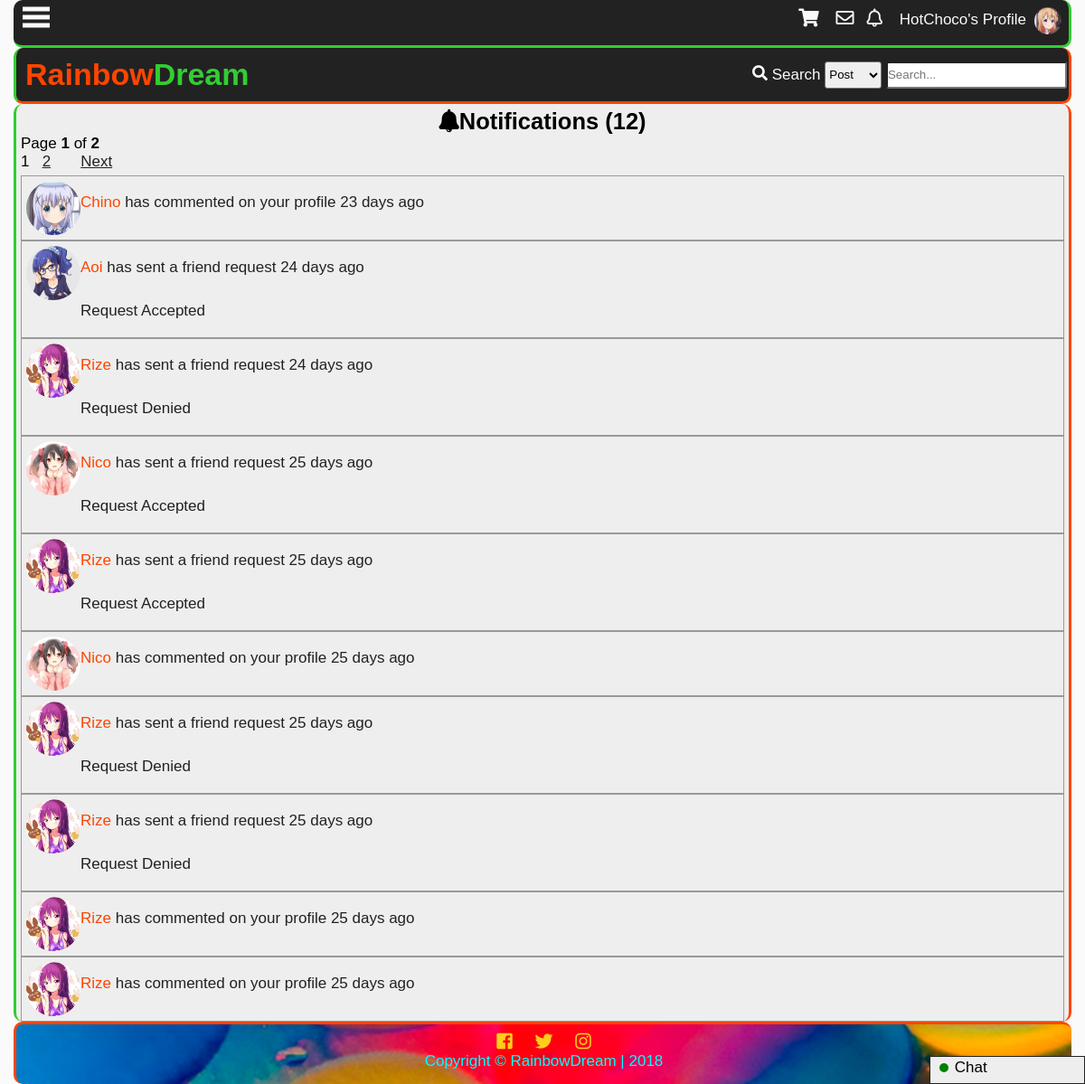
/notification.php (signed in), run on the app's committed database.
### tables this page shows
CREATE TABLE `tbluser` (
  `userid` int(11) NOT NULL,
  `username` varchar(100) NOT NULL,
  `password` varchar(100) NOT NULL,
  `firstname` varchar(100) NOT NULL,
  `middlename` varchar(100) NOT NULL,
  `lastname` varchar(100) NOT NULL,
  `birthday` varchar(20) NOT NULL,
  `datecreated` timestamp NOT NULL DEFAULT '0000-00-00 00:00:00',
  `email` varchar(100) NOT NULL,
  `website` varchar(255) NOT NULL,
  `location` varchar(255) NOT NULL,
  `usertypeid` int(11) NOT NULL,
  `access` int(11) NOT NULL,
  `imgname` varchar(100) NOT NULL,
  `imgtype` varchar(100) NOT NULL,
  `imgpath` varchar(200) NOT NULL,
  `bio` text NOT NULL,
  `is_show_email` tinyint(1) NOT NULL,
  `gender` int(11) NOT NULL,
  `lastupdate` timestamp NOT NULL DEFAULT '0000-00-00 00:00:00',
  `lastonline` timestamp NOT NULL DEFAULT '0000-00-00 00:00:00',
  `profileviews` int(11) NOT NULL
);

CREATE TABLE `tblnotif` (
  `notifid` int(11) NOT NULL,
  `userid` int(11) NOT NULL,
  `receiverid` int(11) NOT NULL,
  `notifdate` datetime DEFAULT NULL,
  `checked` int(11) NOT NULL,
  `notiftype` int(11) NOT NULL,
  `details` int(11) NOT NULL,
  `details2` int(11) NOT NULL
);

### notification.php (the view, shortened to what this page needs)
<?php
include'functions.php';
chattab();
?>
<!DOCTYPE html>
<html lang="en">
<head>
    <link rel="stylesheet" href="css/style.css">
  	<link rel="stylesheet" href="css/fontawesome-all.css">
</head>
<body>
	<div class="main-container">
	<?php
		addheader();
	?>
		<div class="other-content">
<?php
$id=$_SESSION['id'];
$sql="SELECT notifid FROM tblnotif WHERE receiverid='$id'";
$result=$conn->query($sql);
$rows=$result->num_rows;
$page_rows = 10;
	$last = ceil($rows/$page_rows);
	$pagenum = 1;
	$limit = 'LIMIT ' .($pagenum - 1) * $page_rows .',' .$page_rows;
	$textline1 = "<i class='fas fa-bell'></i>Notifications (<b>$rows</b>)";
	$textline2 = "Page <b>$pagenum</b> of <b>$last</b>";
	$paginationCtrls = '';
	if($last != 1){
	    $paginationCtrls .= ''.$pagenum.' &nbsp; ';
	    for($i = $pagenum+1; $i <= $last; $i++){
			$paginationCtrls .= '<a href="'.$_SERVER['PHP_SELF'].'?pn='.$i.'">'.$i.'</a> &nbsp; ';
		}
		if ($pagenum != $last) {
	        $next = $pagenum + 1;
	        $paginationCtrls .= ' &nbsp; &nbsp; <a href="'.$_SERVER['PHP_SELF'].'?pn='.$next.'">Next</a> ';
	    }
	}
	echo'<h2>  '.$textline1.'</h2>
	<p>  '.$textline2.' </p>
	<div id="pagination_controls"> '.$paginationCtrls.'</div>';
$sql="SELECT notifid,username,imgpath,receiverid,notifdate,notiftype,details,details2 FROM tblnotif
LEFT JOIN tbluser
ON tblnotif.userid=tbluser.userid
WHERE receiverid='$id'
ORDER BY notifid DESC $limit";
$result=$conn->query($sql);
echo '<ul id="notiflist">';
while($rows=$result->fetch_object())
{
$nid=$rows->notifid;
$uname=$rows->username;
$type=$rows->notiftype;
$date=time_elapsed_string($rows->notifdate);
$details=$rows->details;
$details2=$rows->details2;
$imgpath=$rows->imgpath;
if($type==1){
	echo'<li><div class="comment-tn">
				<img src="'.$imgpath.'">
			</div><a class="n1" href="profile.php?name='.$uname.'">'.$uname.'</a> <a class="n2" href="profile.php?name='.$_SESSION['name'].'#comment'.$details.'"> has commented on your profile '.$date.'</a></li>';
} else if($type==2){
	if ($details2==1){
	echo'<li><div class="comment-tn">
				<img src="'.$imgpath.'">
			</div>
			 <a class="n1" href="profile.php?name='.$uname.'">'.$uname.'</a> has sent a friend request '.$date.'<br>
		<div id="fr-'.$nid.'"><a class="fr-yes" onclick="friendyesb(this)" value="'.$nid.'">Yes</a> <a class="fr-no" onclick="friendnob(this)" value="'.$nid.'">No</a>
		</div>
		</li>';
	} else if($details2==2){
		echo'<li><div class="comment-tn">
				<img src="'.$imgpath.'">
			</div>
			 <a class="n1" href="profile.php?name='.$uname.'">'.$uname.'</a> has sent a friend request '.$date.'<br>
		<div id="fr-'.$nid.'">
			Request Accepted
		</div>
		</li>';
	} else if($details2==3){
		echo'<li><div class="comment-tn">
				<img src="'.$imgpath.'">
			</div>
			 <a class="n1" href="profile.php?name='.$uname.'">'.$uname.'</a> has sent a friend request '.$date.'<br>
		<div id="fr-'.$nid.'">
			Request Denied
		</div>
		</li>';
	}
}else if ($type==3){
	echo'<li><i class="fas fa-ban banned"></i> Sorry, your profile picture has been removed.<br>
	Please read the rules and guidelines.</li>';
}
}
echo '</ul>';
?>
		</div>
		<?php
			addfooter();
		?>
	</div>
</body>
</html>

### functions.php (shortened to what this page needs)
<?php
function addheader(){
	echo'<header id="main-header">
			<div class="grid-header">
				<div class="box1">
					<h1 id="header-text"><a href="index.php"><span id="first-text">Rainbow</span><span id="second-text">Dream</span></a></h1>
				</div>
				<div class="box2">';
						search_function();
				echo'</div>
				<div class="modal2">
				</div>
				<div id="search-dropdown">
				</div>
			</div>
		</header>
		<div class="subheader">
			<div class="subgrid">
				<div class="svg">
					<p class="open-slide" onclick="openSlideMenu()">
						<svg width="30" height="30">
							<path d="M0,5 30,5" stroke="#fafafa" stroke-width="5"/>
							<path d="M0,14 30,14" stroke="#fafafa" stroke-width="5"/>
							<path d="M0,23 30,23" stroke="#fafafa" stroke-width="5"/>
						</svg>
					</p>
				</div>
				<div class="profile-grid">';
						session_button();
				echo'</div>
			</div>
		</div>
	';
}
function addfooter(){
	echo'<footer id="main-footer">
			<div class="container">
				<a target="_blank" title="Like us on Facebook" href="https://www.facebook.com/"><i class="fab fa-facebook-square"></i></a>
				<a target="_blank" title="Follow us on Twitter" href="https://twitter.com/"><i class="fab fa-twitter"></i></a>
				<a target="_blank" title="Follow us on Instagram" href="https://www.instagram.com/?hl=ens"><i class="fab fa-instagram"></i></a>
				<p>Copyright &copy; <span id="company">RainbowDream</span> | 2018</p>
			</div>
		</footer>';
}
function time_elapsed_string($datetime, $full = false) {
    $now = new DateTime;
    $ago = new DateTime($datetime);
    $diff = $now->diff($ago);
    $string = array(
        'y' => 'year',
        'm' => 'month',
        'd' => 'day',
        'h' => 'hour',
        'i' => 'minute',
        's' => 'second',
    );
    foreach ($string as $k => &$v) {
        if ($diff->$k) {
            $v = $diff->$k . ' ' . $v . ($diff->$k > 1 ? 's' : '');
        } else {
            unset($string[$k]);
        }
    }
    if (!$full) $string = array_slice($string, 0, 1);
    return $string ? implode(', ', $string) . ' ago' : 'just now';
}
function session_button(){
	$conn = mysqli_connect ("localhost", "root", "", "itsproject");
	if(isset($_SESSION['id'])){
	$id=$_SESSION['id'];
		$sql="SELECT imgpath FROM tbluser WHERE userid=".$id."";
		$result=$conn->query($sql);
		$row=$result->fetch_object();
		$tn_image=$row->imgpath;
echo'<i class="fas fa-shopping-cart button" onclick="showCartPanel()"></i>
	<div id="cart-panel">
		<h1>Shopping Cart</h1>
	</div>
	<div id="cart-modal" onclick="hideCartPanel()"></div>';
$sql="SELECT pmid FROM tblpm WHERE receiverid='$id' AND checked=0 GROUP BY senderid";
$result=$conn->query($sql);
$count=$result->num_rows;
		echo'<a class="button" title="Check your messages" href="inbox.php?name='.$_SESSION["name"].'"><i class="far fa-envelope"></i><span id="pmnum">'.$count.'</span></a>';
$sql="SELECT notifid FROM tblnotif
	WHERE receiverid='$id' and checked=0
	";
$result=$conn->query($sql);
$count=$result->num_rows;
		echo'<a class="button" id="notifbtn" title="Check your notifications" onclick="toggleNotif()""><i class="far fa-bell"></i><span id="notifnum">'.$count.'</span></a>
		<a class="button" href=profile.php?name='.$_SESSION['name'].'>
		'.$_SESSION["name"].'\'s Profile<div class="top-tn"><img src="'.$tn_image.'""></div></a>';
	}else{
		echo'<a href ="register.php" class="button"><i class="fas fa-pencil-alt"></i></i>Sign Up</a>
		<a id="modalBtn" class="button"><i class="fas fa-sign-in-alt"></i>Login</a>';
	}
}
function search_function(){
	echo'
		<form action="search.php" method="get">
			<i class="fas fa-search"></i>
			<label>Search</label>
			<select name="criteria" id="criteria">
				<option value="3">Post</option>
				<option value="1">Market</option>
				<option value="2">User</option>
			</select>
			<input type="text" onkeyup="searchdropdown()" required name="search-text" placeholder="Search..." id="search-text" autocomplete="off">
		</form>
	';
}
function chattab(){
	if(isset($_SESSION['id'])){
		echo'
		<div id="chat-tab" onclick="showChatPanel()">
			<div class="online"></div>
			<span>Chat</span>
		</div>
		<div id="chat-modal" onclick="hideChatPanel()">
		</div>
		<div id="chat-panel">
			<div id="chat-panel-body">
				<ul>';
			echo'
				</ul>
			</div>
			<div id="chat-bottom">
				<form id="chat-search-form">
					<i class="fas fa-search"></i><input type="text" id="chat-search" onkeyup="searchChat()" autocomplete="off" placeholder="Search friend...">
				</form>
			</div>
		</div>';
	}
}

### css/style.css (style rules this page uses)
* { padding:0; margin:0; }
:root { --facebookblue:#4267b2; --twitterlogo:#00aced; --lightblue:#c0deed; --sunflower:#ffce1b; --orangered:#FF4500; --magenta:#ff00ff; --lime:#32CD32; --palegreen:#98fb98; --maroon:#800000; --blood-red:#8B0000; --cyan:#00ffff; --primary-color:#FF4500; --secondary-color:#FFAE42; --contrast: #32CD32; --secondary-contrast:#98fb98; --light-color:#fafafa; --dark-color:#222; --gray:#eee; --darkgray:#999; }
body { font-family:'Open-sans',sans-serif; font-size: 17px; background:var(--light-color); }
.main-container { display:grid; grid-template-areas: "subheader" "header" "showcase" "content" "footer"; margin:0px; padding:0 15px 0 15px; }
.container { padding:0 5px 0 5px; }
.subheader { grid-area:subheader; background: var(--dark-color); color:var(--light-color); border-right:3px solid var(--contrast); border-bottom:3px solid var(--contrast); border-radius: 10px; padding-bottom: 4px; }
.subgrid { display: grid; grid-template-columns: 1fr 4fr; grid-template-areas: "svg profile" }
.svg { grid-area: svg; padding-top: 5px }
.profile-grid { grid-area: profile; grid-column-start: right; padding: 8px; }
.profile-grid i { font-size:20px; }
.subheader p svg { padding-left: 10px }
.button { padding: 2px 5px; color:var(--light-color); border:0; margin-right: 4px; text-align: center; cursor:pointer; text-decoration: none; }
.top-tn { height:30px; width:30px; border-radius: 50%; overflow:hidden; float:right; }
.top-tn img { max-width: 100% }
#notiflist li { color:var(--dark-color); padding:5px; border:1px solid var(--darkgray); list-style: none; line-height: 3rem; overflow:hidden; }
.n1,#seeallnotif { text-decoration: none; color:var(--primary-color); }
.n2 { text-decoration: none; color:var(--dark-color); }
#main-header { grid-area:header; background: var(--dark-color); border-bottom: 3px solid var(--primary-color); border-left: 3px solid var(--contrast); border-right: 3px solid var(--primary-color); color:var(--light-color); border-radius: 10px; }
#highlight-text,#first-text { color:var(--primary-color); }
#second-text { color:var(--contrast); }
#header-text a { text-decoration: none; color:var(--light-color); }
.grid-header { display:grid; grid-template-columns: 2fr 3fr 1fr; grid-template-areas: "title nav login"; align-items:center; padding: 10px 0; }
.box1 { grid-area:title; }
.box2 { grid-area:login; grid-column-start: right; padding-right: 2px; }
#header-text { padding-left:10px; }
.box2 select { height: 30px; border-radius: 3px; }
.box2 input[type='text'] { height: 30px; width: 200px; border-radius: 3px; }
.other-content { box-sizing: border-box; padding-left:5px; padding-right: 5px; background: var(--gray); min-height:85vh; border-left: 3px solid var(--contrast); border-right: 3px solid var(--primary-color); border-radius: 10px; }
.other-content h2,.other-content h3 { text-align: center; margin-top: 5px; }
.online { display: inline-block; padding:5px; margin-right: 2px; border-radius: 50%; border:1px solid var(--darkcolor); background: green; }
.comment-tn { height:60px; width:60px; border-radius: 50%; overflow:hidden; float:left; }
.comment-tn img { max-width: 100%; }
#pagination_controls { margin-bottom: 5px; }
#pagination_controls a { color:var(--dark-color); }
#chat-tab { position:fixed; z-index: 2; right: 0; bottom: 0; width: 150px; height: 25px; background: var(--gray); border: 1px solid var(--dark-color); cursor: pointer; padding: 2px 10px; }
#main-footer { grid-area:footer; background:url(../img/rainbow.jpg); background-position:center; background-size:cover; background-repeat:no-repeat; background-attachment: fixed; text-align: center; padding: 8px; color:var(--cyan); height: 50px; border-top: 3px solid var(--primary-color); border-left: 3px solid var(--primary-color); border-radius: 10px; }
#main-footer a { font-size: 20px; color: var(--sunflower); text-decoration: none; padding-left: 10px; padding-right: 10px; }

### data on the page
tbluser: imgpath (picture)
tblnotif: userid.imgpath (picture), userid.username "Chino", notifdate "23 days ago"
tblnotif: userid.imgpath (picture), userid.username "Aoi", notifdate "24 days ago"
tblnotif: userid.imgpath (picture), userid.username "Rize", notifdate "24 days ago"
tblnotif: userid.imgpath (picture), userid.username "Nico", notifdate "25 days ago"
tblnotif: userid.imgpath (picture), userid.username "Rize", notifdate "25 days ago"
tblnotif: userid.imgpath (picture), userid.username "Nico", notifdate "25 days ago"
tblnotif: userid.imgpath (picture), userid.username "Rize", notifdate "25 days ago"
tblnotif: userid.imgpath (picture), userid.username "Rize", notifdate "25 days ago"
tblnotif: userid.imgpath (picture), userid.username "Rize", notifdate "25 days ago"
tblnotif: userid.imgpath (picture), userid.username "Rize", notifdate "25 days ago"

### other printed values
$_SESSION["name"] "HotChoco"
$rows "12"
$pagenum "1"
$last "2"
